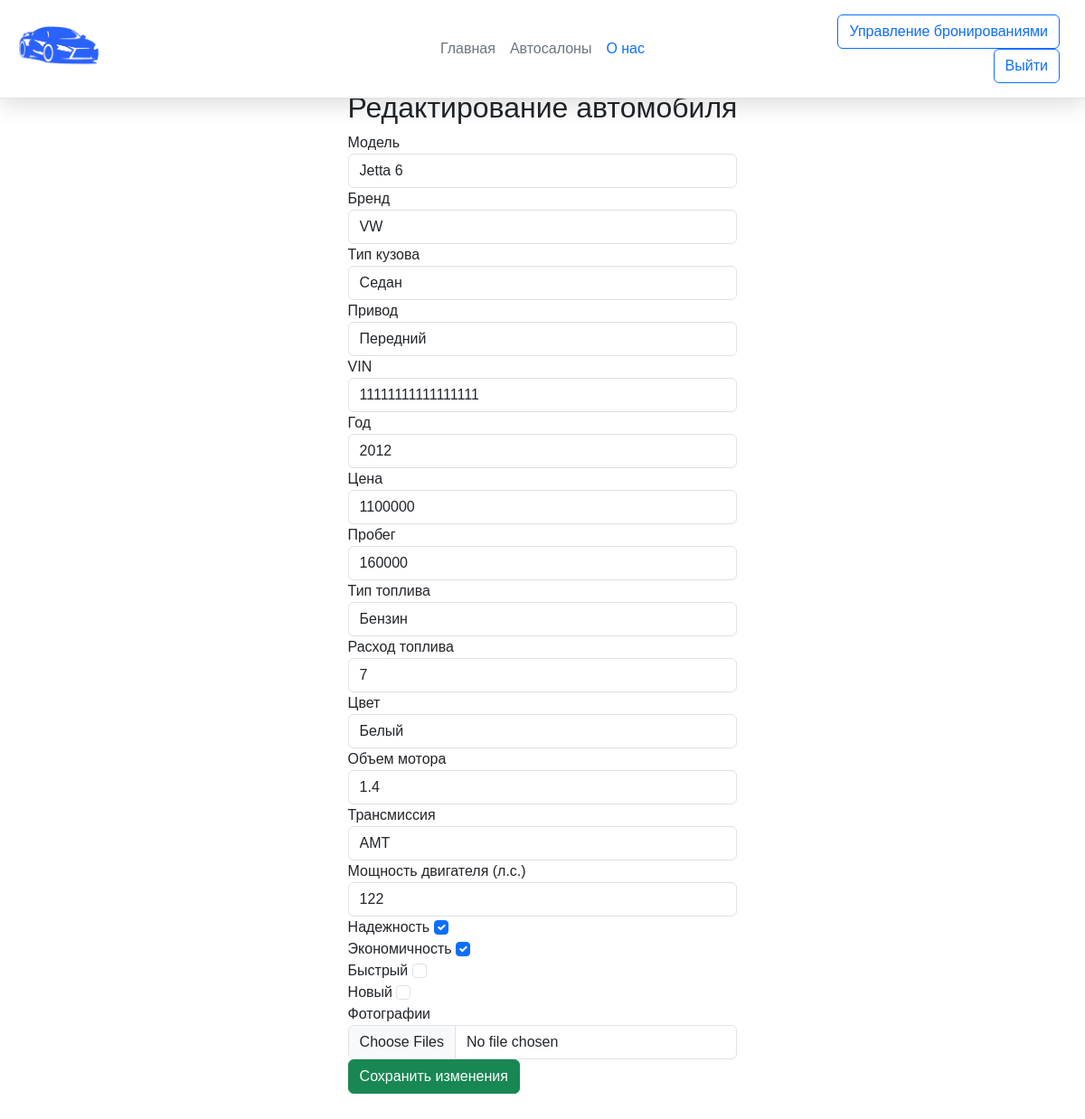
Screenshot of /edit_car/1 (signed in) with the database file from the repository.
### app.py (models this page shows)
class Cars(db.Model):
    id = db.Column(db.Integer, primary_key=True)
    id_salon = db.Column(db.Integer, db.ForeignKey('autosalon.id'), nullable=False)
    model = db.Column(db.String(150), nullable=False)
    brend = db.Column(db.String(150), nullable=False)
    body_type = db.Column(db.String(30),nullable=False)
    drive_type = db.Column(db.String(30),nullable=False)
    VIN = db.Column(db.String(17), nullable=False)
    year = db.Column(db.Integer, nullable=False)
    price = db.Column(db.Integer, nullable=False)
    mileage = db.Column(db.Integer, nullable=False)
    horsepower = db.Column(db.Integer,nullable=False)
    type_fuel = db.Column(db.String(50), nullable=False)
    fuel_consumption = db.Column(db.String(30), nullable=False)
    color = db.Column(db.String(50), nullable=False)
    motor_volume = db.Column(db.String(10), nullable=False)
    transmission = db.Column(db.String(20), nullable=False)
    reliable = db.Column(db.Boolean, nullable=False, default=False)
    economical = db.Column(db.Boolean, nullable=False, default=False)
    for_evening_walk = db.Column(db.Boolean, nullable=False, default=False)
    aesthetic = db.Column(db.Boolean, nullable=False, default=False)
    info = db.Column(db.String(50), nullable = True)

### app.py (the view, shortened to what this page needs)
@app.route('/edit_car/<int:car_id>', methods=['GET', 'POST'])
@login_required
def edit_car(car_id):
    car = Cars.query.get_or_404(car_id)
    manager_id = session['manager_id']
    manager = Manager.query.get(manager_id)
    if car.id_salon != manager.id_salon:
        return "Вы не можете редактировать эту машину", 403
    return render_template('edit_car.html', car=car)

### app.py (called while the page is built)
def login_required(f):
    @wraps(f)
    def decorated_function(*args, **kwargs):
        if 'user_id' not in session and 'manager_id' not in session:
            return redirect(url_for('login'))
        return f(*args, **kwargs)
    return decorated_function

### templates/edit_car.html (shortened to what this page needs)
{% extends 'base.html' %}
{% block content %}
<div class="car-edit-page">
    <h2>Редактирование автомобиля</h2>
    <form action="{{ url_for('edit_car', car_id=car.id) }}" method="post" enctype="multipart/form-data" onsubmit="disableButton(this)">
        <div class="form-group">
            <label for="model">Модель</label>
            <input type="text" class="form-control" id="model" name="model" value="{{ car.model }}" required>
        </div>
        <div class="form-group">
            <label for="brend">Бренд</label>
            <input type="text" class="form-control" id="brend" name="brend" value="{{ car.brend }}" required>
        </div>
        <div class="form-group">
            <label for="body_type">Тип кузова</label>
            <input type="text" class="form-control" id="body_type" name="body_type" value="{{ car.body_type }}" required>
        </div>
        <div class="form-group">
            <label for="drive_type">Привод</label>
            <input type="text" class="form-control" id="drive_type" name="drive_type" value="{{ car.drive_type }}" required>
        </div>
        <div class="form-group">
            <label for="vin">VIN</label>
            <input type="text" class="form-control" id="vin" name="vin" value="{{ car.VIN }}" required>
        </div>
        <div class="form-group">
            <label for="year">Год</label>
            <input type="number" class="form-control" id="year" name="year" value="{{ car.year }}" required>
        </div>
        <div class="form-group">
            <label for="price">Цена</label>
            <input type="number" class="form-control" id="price" name="price" value="{{ car.price }}" required>
        </div>
        <div class="form-group">
            <label for="mileage">Пробег</label>
            <input type="number" class="form-control" id="mileage" name="mileage" value="{{ car.mileage }}" required>
        </div>
        <div class="form-group">
            <label for="fuel_type">Тип топлива</label>
            <input type="text" class="form-control" id="fuel_type" name="fuel_type" value="{{ car.type_fuel }}" required>
        </div>
        <div class="form-group">
            <label for="fuel_consumption">Расход топлива</label>
            <input type="text" class="form-control" id="fuel_consumption" name="fuel_consumption" value="{{ car.fuel_consumption }}" required>
        </div>
        <div class="form-group">
            <label for="color">Цвет</label>
            <input type="text" class="form-control" id="color" name="color" value="{{ car.color }}" required>
        </div>
        <div class="form-group">
            <label for="motor_volume">Объем мотора</label>
            <input type="text" class="form-control" id="motor_volume" name="motor_volume" value="{{ car.motor_volume }}" required>
        </div>
        <div class="form-group">
            <label for="transmission">Трансмиссия</label>
            <input type="text" class="form-control" id="transmission" name="transmission" value="{{ car.transmission }}" required>
        </div>
        <div class="form-group">
            <label for="horsepower">Мощность двигателя (л.с.)</label>
            <input type="number" class="form-control" id="horsepower" name="horsepower" value="{{ car.horsepower }}" required>
        </div>
        <div class="form-group">
            <label for="reliable">Надежность</label>
            <input type="checkbox" class="form-check-input" id="reliable" name="reliable" {% if car.reliable %}checked{% endif %}>
        </div>
        <div class="form-group">
            <label for="economical">Экономичность</label>
            <input type="checkbox" class="form-check-input" id="economical" name="economical" {% if car.economical %}checked{% endif %}>
        </div>
        <div class="form-group">
            <label for="for_evening_walk">Быстрый</label>
            <input type="checkbox" class="form-check-input" id="for_evening_walk" name="for_evening_walk" {% if car.for_evening_walk %}checked{% endif %}>
        </div>
        <div class="form-group">
            <label for="aesthetic">Новый</label>
            <input type="checkbox" class="form-check-input" id="aesthetic" name="aesthetic" {% if car.aesthetic %}checked{% endif %}>
        </div>
        <div class="form-group">
            <label for="images">Фотографии</label>
            <input type="file" class="form-control" id="images" name="images" multiple>
        </div>
        <button type="submit" class="btn btn-success">Сохранить изменения</button>
    </form>
</div>
{% endblock %}

### static/css/main.css (style rules this page uses)
body { margin: 0; font-family: 'Montserrat', sans-serif; }
*, *:before, *:after { box-sizing: border-box; }

### rows the page displays
Cars: model "Jetta 6", brend "VW", body_type "Седан", drive_type "Передний", vin "11111111111111111", year "2012", price "1100000", mileage "160000", fuel_type "Бензин", fuel_consumption "7", color "Белый", motor_volume "1.4", transmission "АМТ", horsepower "122", reliable "☑", economical "☑"
